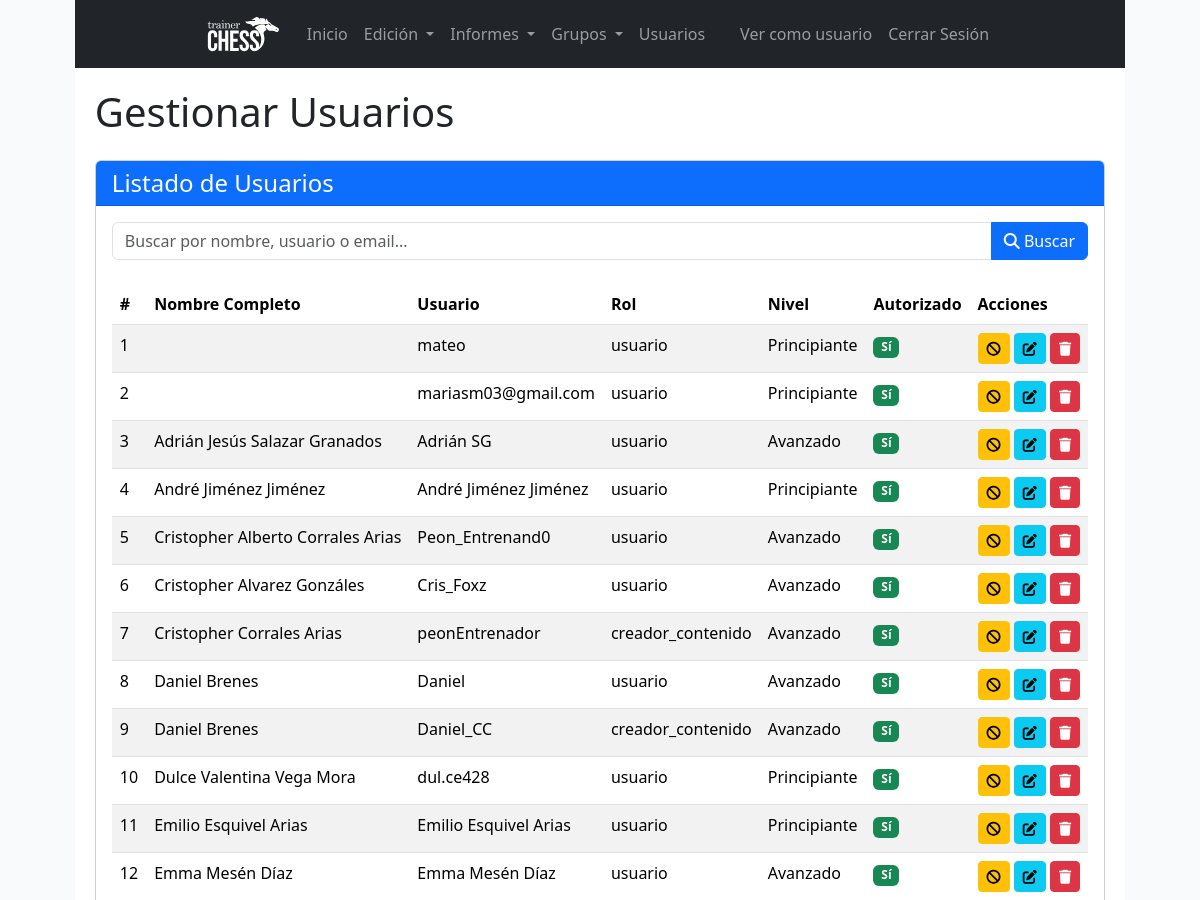
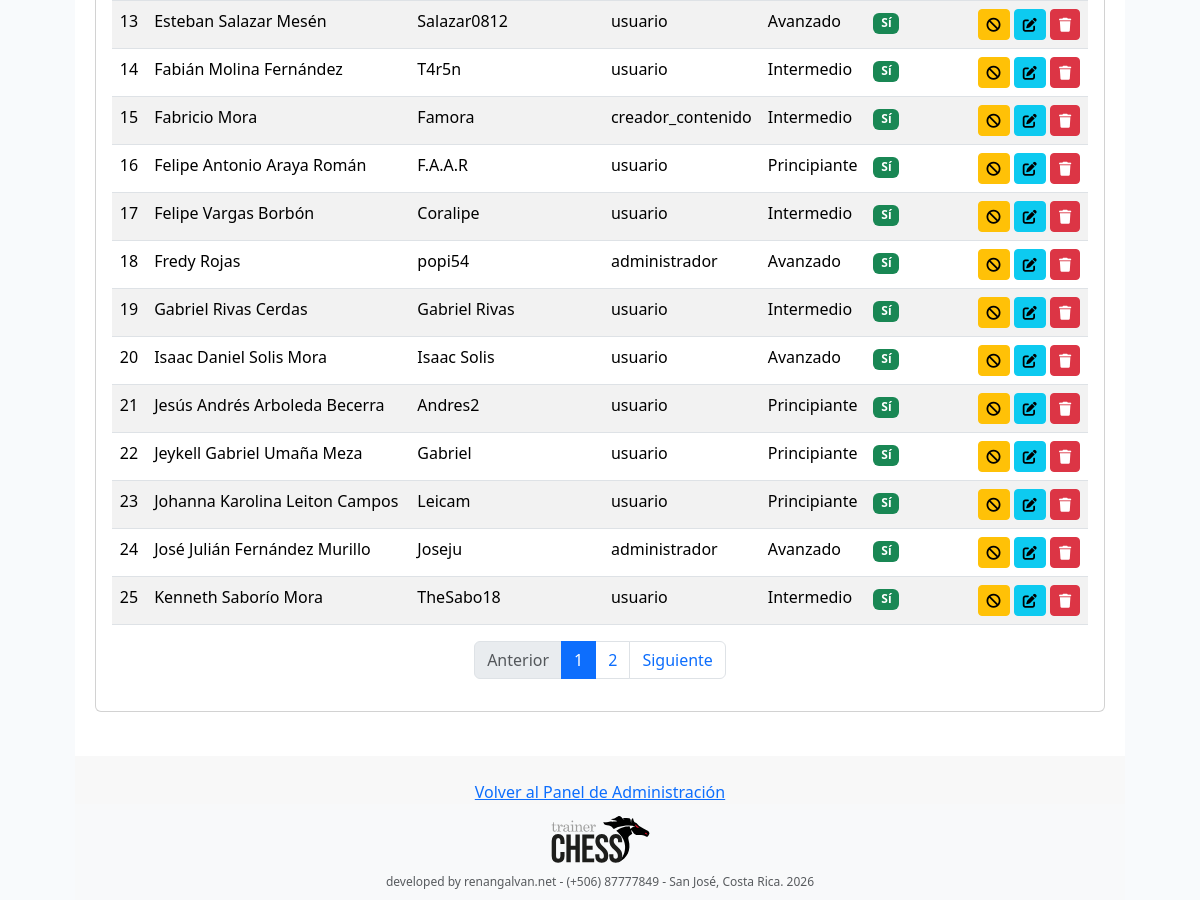
Page /admin/gestionar_usuarios.php (signed in) on the committed database (2 pictures, top to bottom).
### tables this page shows
CREATE TABLE `usuarios` (
  `id_usuarios` int(11) NOT NULL,
  `nombre_usuario` varchar(50) NOT NULL,
  `nombre_completo` varchar(255) DEFAULT NULL,
  `email` varchar(100) NOT NULL,
  `password` varchar(255) NOT NULL,
  `fecha_registro` timestamp NOT NULL DEFAULT current_timestamp(),
  `autorizado` tinyint(1) NOT NULL DEFAULT 0,
  `rol` enum('usuario','instructor','creador_contenido','administrador') NOT NULL DEFAULT 'usuario',
  `nivel_ajedrez` enum('Principiante','Intermedio','Avanzado') NOT NULL DEFAULT 'Principiante',
  `rating` int(11) DEFAULT 1200,
  `reset_token_hash` varchar(64) DEFAULT NULL,
  `reset_token_expires_at` datetime DEFAULT NULL
);

### admin/gestionar_usuarios.php (the view, shortened to what this page needs)
<?php
require_once 'includes/header.php';
require_once '../db_connect.php';
$usuarios_por_pagina = 25;
$pagina_actual = isset($_GET['page']) ? (int)$_GET['page'] : 1;
$offset = ($pagina_actual - 1) * $usuarios_por_pagina;
$search_term = isset($_GET['search']) ? trim($_GET['search']) : '';
$usuarios = [];
$error = '';
$total_usuarios = 0;
try {
    $sql_count = "SELECT COUNT(*) FROM usuarios";
    $params = [];
    $types = '';
    $stmt_count = $conn->prepare($sql_count);
    $stmt_count->execute();
    $stmt_count->bind_result($total_usuarios);
    $total_paginas = ceil($total_usuarios / $usuarios_por_pagina);
    $sql = "SELECT id_usuarios, nombre_usuario, nombre_completo, email, rol, nivel_ajedrez, autorizado FROM usuarios";
    $sql .= " ORDER BY nombre_completo ASC LIMIT ? OFFSET ?";
    $stmt = $conn->prepare($sql);
    $limit_params = $params;
    $limit_types = $types;
    $limit_params[] = $usuarios_por_pagina;
    $limit_params[] = $offset;
    $limit_types .= 'ii';
    $stmt->bind_param($limit_types, ...$limit_params);
    $stmt->execute();
    $result = $stmt->get_result();
    if ($result->num_rows > 0) {
        while ($row = $result->fetch_assoc()) {
            $usuarios[] = $row;
        }
    }
} catch (Exception $e) {
    $error = "Error al cargar los usuarios: " . $e->getMessage();
}
?>
<div class="admin-container">
    <?php require_once 'includes/sidebar.php'; ?>
    <main class="main-content">
        <h1 class="mb-4">Gestionar Usuarios</h1>
        <div class="card mb-4">
            <div class="card-header bg-primary text-white d-flex justify-content-between align-items-center">
                <h4 class="mb-0">Listado de Usuarios</h4>
            </div>
            <div class="card-body">
                <form action="gestionar_usuarios.php" method="GET" class="mb-4">
                    <div class="input-group">
                        <input type="text" name="search" class="form-control" placeholder="Buscar por nombre, usuario o email..." value="<?php echo htmlspecialchars($search_term); ?>">
                        <button class="btn btn-primary" type="submit"><i class="fas fa-search"></i> Buscar</button>
                    </div>
                </form>
                <?php if (!empty($error)): ?>
                    <div class="alert alert-danger" role="alert"><?php echo $error; ?></div>
                <?php elseif (count($usuarios) > 0): ?>
                    <div class="table-responsive">
                        <table class="table table-striped table-hover">
                            <thead>
                                <tr>
                                    <th>#</th>
                                    <th>Nombre Completo</th>
                                    <th>Usuario</th>
                                    <th>Rol</th>
                                    <th>Nivel</th>
                                    <th>Autorizado</th>
                                    <th>Acciones</th>
                                </tr>
                            </thead>
                            <tbody>
                                <?php foreach ($usuarios as $index => $usuario): ?>
                                    <tr>
                                        <td><?php echo $offset + $index + 1; ?></td>
                                        <td><?php echo htmlspecialchars($usuario['nombre_completo']); ?></td>
                                        <td><?php echo htmlspecialchars($usuario['nombre_usuario']); ?></td>
                                        <td><?php echo htmlspecialchars($usuario['rol']); ?></td>
                                        <td><?php echo htmlspecialchars($usuario['nivel_ajedrez']); ?></td>
                                        <td>
                                            <?php if ($usuario['autorizado'] == 1): ?>
                                                <span class="badge bg-success">Sí</span>
                                            <?php else: ?>
                                                <span class="badge bg-warning">No</span>
                                            <?php endif; ?>
                                        </td>
                                        <td>
                                            <?php if ($usuario['autorizado'] == 0): ?>
                                                <a href="autorizar.php?id=<?php echo $usuario['id_usuarios']; ?>&action=authorize" class="btn btn-sm btn-success" title="Autorizar"><i class="fas fa-check"></i></a>
                                            <?php else: ?>
                                                <a href="autorizar.php?id=<?php echo $usuario['id_usuarios']; ?>&action=unauthorize" class="btn btn-sm btn-warning" title="Desautorizar"><i class="fas fa-ban"></i></a>
                                            <?php endif; ?>
                                            <a href="editar_usuario.php?id=<?php echo $usuario['id_usuarios']; ?>" class="btn btn-sm btn-info" title="Editar"><i class="fas fa-edit"></i></a>
                                            <a href="eliminar_usuario.php?id=<?php echo $usuario['id_usuarios']; ?>" class="btn btn-sm btn-danger" onclick="return confirm('¿Estás seguro de que quieres eliminar a este usuario?');" title="Eliminar"><i class="fas fa-trash"></i></a>
                                        </td>
                                    </tr>
                                <?php endforeach; ?>
                            </tbody>
                        </table>
                    </div>
                    <?php if ($total_paginas > 1): ?>
                        <nav aria-label="Paginación de usuarios">
                            <ul class="pagination justify-content-center">
                                <li class="page-item <?php echo ($pagina_actual <= 1) ? 'disabled' : ''; ?>">
                                    <a class="page-link" href="?page=<?php echo $pagina_actual - 1; ?>&search=<?php echo urlencode($search_term); ?>">Anterior</a>
                                </li>
                                <?php for ($i = 1; $i <= $total_paginas; $i++): ?>
                                    <li class="page-item <?php echo ($i == $pagina_actual) ? 'active' : ''; ?>">
                                        <a class="page-link" href="?page=<?php echo $i; ?>&search=<?php echo urlencode($search_term); ?>"><?php echo $i; ?></a>
                                    </li>
                                <?php endfor; ?>
                                <li class="page-item <?php echo ($pagina_actual >= $total_paginas) ? 'disabled' : ''; ?>">
                                    <a class="page-link" href="?page=<?php echo $pagina_actual + 1; ?>&search=<?php echo urlencode($search_term); ?>">Siguiente</a>
                                </li>
                            </ul>
                        </nav>
                    <?php endif; ?>
                <?php else: ?>
                    <div class="alert alert-info" role="alert">No se encontraron usuarios que coincidan con la búsqueda.</div>
                <?php endif; ?>
            </div>
        </div>
    </main>
</div>
<?php require_once 'includes/footer.php'; ?>

### css/style.css (style rules this page uses)
main { flex: 1; padding: 20px; }
.admin-container { width: 100%; display: flex; background-color: #a9a9a9; }
.main-content { flex-grow: 1; background-color: #fff; */ }
html, body.login-page { background: #f8fafc !important; background-color: #f8fafc !important; min-height: 100vh; display: flex; flex-direction: column; justify-content: center; align-items: center; color: #1e293b !important; font-family: 'Segoe UI', system-ui, -apple-system, sans-serif; position: relative; overflow-x: hidden; }

### rows in the picture
usuarios: index "1", nombre_usuario "mateo", rol "usuario", nivel_ajedrez "Principiante", autorizado "Sí"
usuarios: index "2", nombre_usuario "mariasm03@gmail.com", rol "usuario", nivel_ajedrez "Principiante", autorizado "Sí"
usuarios: index "3", nombre_completo "Adrián Jesús Salazar Granados", nombre_usuario "Adrián SG", rol "usuario", nivel_ajedrez "Avanzado", autorizado "Sí"
usuarios: index "4", nombre_completo "André Jiménez Jiménez", nombre_usuario "André Jiménez Jiménez", rol "usuario", nivel_ajedrez "Principiante", autorizado "Sí"
usuarios: index "5", nombre_completo "Cristopher Alberto Corrales Arias", nombre_usuario "Peon_Entrenand0", rol "usuario", nivel_ajedrez "Avanzado", autorizado "Sí"
usuarios: index "6", nombre_completo "Cristopher Alvarez Gonzáles", nombre_usuario "Cris_Foxz", rol "usuario", nivel_ajedrez "Avanzado", autorizado "Sí"
usuarios: index "7", nombre_completo "Cristopher Corrales Arias", nombre_usuario "peonEntrenador", rol "creador_contenido", nivel_ajedrez "Avanzado", autorizado "Sí"
usuarios: index "8", nombre_completo "Daniel Brenes", nombre_usuario "Daniel", rol "usuario", nivel_ajedrez "Avanzado", autorizado "Sí"
usuarios: index "9", nombre_completo "Daniel Brenes", nombre_usuario "Daniel_CC", rol "creador_contenido", nivel_ajedrez "Avanzado", autorizado "Sí"
usuarios: index "10", nombre_completo "Dulce Valentina Vega Mora", nombre_usuario "dul.ce428", rol "usuario", nivel_ajedrez "Principiante", autorizado "Sí"
usuarios: index "11", nombre_completo "Emilio Esquivel Arias", nombre_usuario "Emilio Esquivel Arias", rol "usuario", nivel_ajedrez "Principiante", autorizado "Sí"
usuarios: index "12", nombre_completo "Emma Mesén Díaz", nombre_usuario "Emma Mesén Díaz", rol "usuario", nivel_ajedrez "Avanzado", autorizado "Sí"
usuarios: index "13", nombre_completo "Esteban Salazar Mesén", nombre_usuario "Salazar0812", rol "usuario", nivel_ajedrez "Avanzado", autorizado "Sí"
usuarios: index "14", nombre_completo "Fabián Molina Fernández", nombre_usuario "T4r5n", rol "usuario", nivel_ajedrez "Intermedio", autorizado "Sí"
usuarios: index "15", nombre_completo "Fabricio Mora", nombre_usuario "Famora", rol "creador_contenido", nivel_ajedrez "Intermedio", autorizado "Sí"
usuarios: index "16", nombre_completo "Felipe Antonio Araya Román", nombre_usuario "F.A.A.R", rol "usuario", nivel_ajedrez "Principiante", autorizado "Sí"
usuarios: index "17", nombre_completo "Felipe Vargas Borbón", nombre_usuario "Coralipe", rol "usuario", nivel_ajedrez "Intermedio", autorizado "Sí"
usuarios: index "18", nombre_completo "Fredy Rojas", nombre_usuario "popi54", rol "administrador", nivel_ajedrez "Avanzado", autorizado "Sí"
usuarios: index "19", nombre_completo "Gabriel Rivas Cerdas", nombre_usuario "Gabriel Rivas", rol "usuario", nivel_ajedrez "Intermedio", autorizado "Sí"
usuarios: index "20", nombre_completo "Isaac Daniel Solis Mora", nombre_usuario "Isaac Solis", rol "usuario", nivel_ajedrez "Avanzado", autorizado "Sí"
usuarios: index "21", nombre_completo "Jesús Andrés Arboleda Becerra", nombre_usuario "Andres2", rol "usuario", nivel_ajedrez "Principiante", autorizado "Sí"
usuarios: index "22", nombre_completo "Jeykell Gabriel Umaña Meza", nombre_usuario "Gabriel", rol "usuario", nivel_ajedrez "Principiante", autorizado "Sí"
usuarios: index "23", nombre_completo "Johanna Karolina Leiton Campos", nombre_usuario "Leicam", rol "usuario", nivel_ajedrez "Principiante", autorizado "Sí"
usuarios: index "24", nombre_completo "José Julián Fernández Murillo", nombre_usuario "Joseju", rol "administrador", nivel_ajedrez "Avanzado", autorizado "Sí"
usuarios: index "25", nombre_completo "Kenneth Saborío Mora", nombre_usuario "TheSabo18", rol "usuario", nivel_ajedrez "Intermedio", autorizado "Sí"
